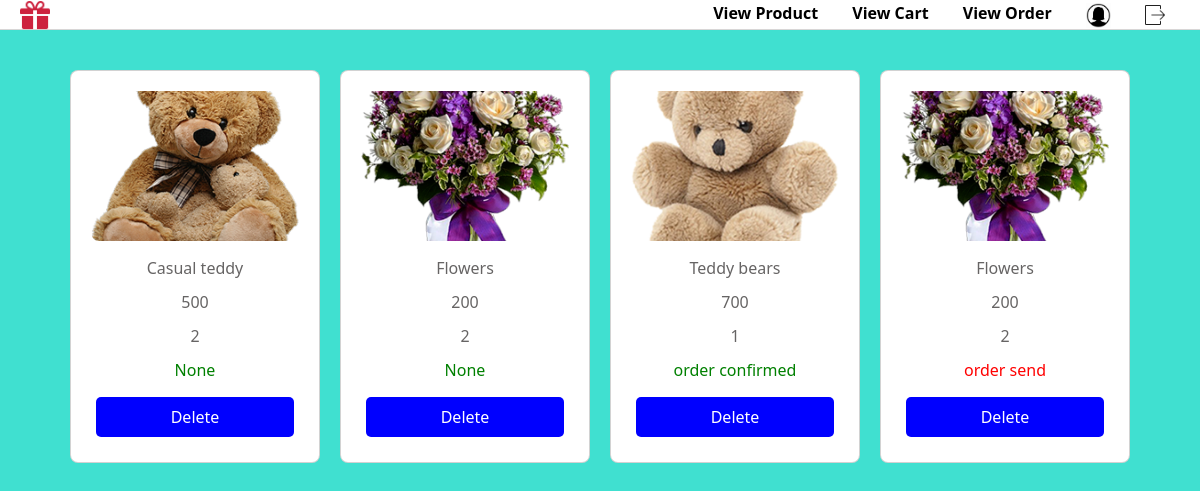
Before: /vieworder (signed in) with the older database file.
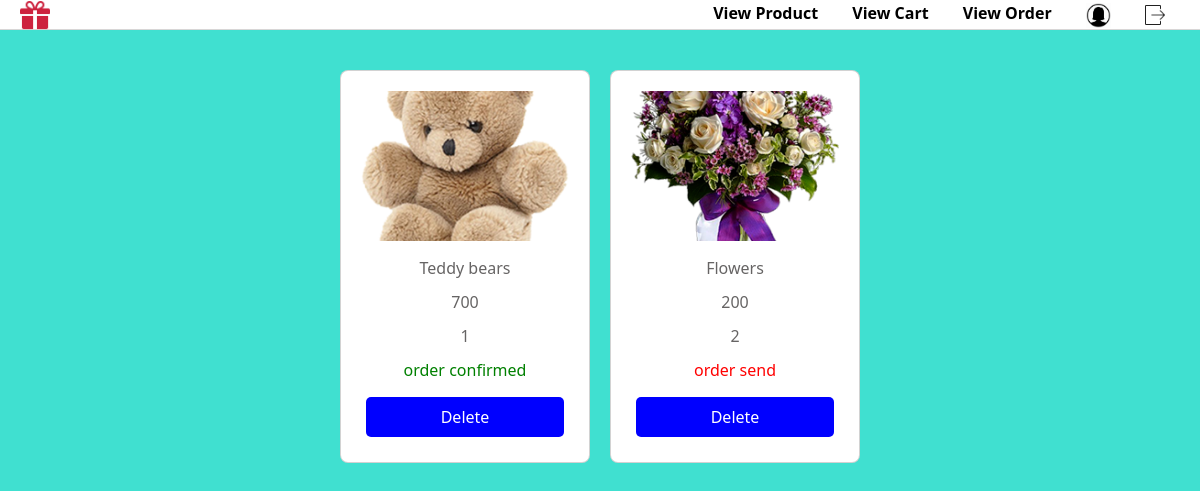
After: the same page with the newer database file.
### app/models.py (models this page shows)
class Order(models.Model):
    user_id=models.ForeignKey(User,on_delete=models.CASCADE)
    cart_id=models.ForeignKey(Cart,on_delete=models.CASCADE)
    payment=models.IntegerField()
    paymentmethod=models.CharField(max_length=100)
    status=models.CharField(null=True,blank=True,max_length=100)

class Cart(models.Model):
    product_id=models.ForeignKey(Product,on_delete=models.CASCADE)
    user_id=models.ForeignKey(User,on_delete=models.CASCADE)
    quantity=models.IntegerField(default=1,null=True,blank=True)

class Product(models.Model):
    product_id=models.ForeignKey(Company,on_delete=models.CASCADE)
    name=models.CharField(max_length=100)
    image=models.FileField(upload_to='media')
    description=models.CharField(max_length=100)
    price=models.IntegerField()
    catogory=models.CharField(null=True,blank=True,max_length=100)

### app/views.py (the view)
# urls.py: path('vieworder',views.vieworder,name='vieworder'),
def vieworder(request):
    user = User.objects.get(user_id=request.user.id)
    orders = Order.objects.filter(user_id=user)
    return render(request, 'userorder.html', {'orders': orders})

### templates/userorder.html (shortened to what this page needs)
{% extends 'userproductview.html' %}
{% block content %}
</head>
<body>
    <div class="container">
        {% for i in orders %}
        <div class="card">
            <img src="{{ i.cart_id.product_id.image.url  }}" alt="{{ i.name }}">
            <p>{{ i.cart_id.product_id.name  }}</p>
            <p>{{i.cart_id.product_id.price}}</p>
            <p>{{i.cart_id.quantity}}</p>
            {% if i.status == 'order send' %}
            <p style="color: red;">{{i.status}}</p>
            {% else %}
            <p style="color: green;">{{i.status}}</p>
            {% endif %}
           <a href="{% url 'deleteorder' id=i.id %}">Delete</a>
        </div>
        {% endfor %}
    </div>
{% endblock %}

### templates/userproductview.html (shortened to what this page needs)
<!DOCTYPE html>
{% load static %}
<html lang="en">
<head>
    <link href="https://cdn.jsdelivr.net/npm/bootstrap@5.3.3/dist/css/bootstrap.min.css" rel="stylesheet">
</head>
<body>
    <div class="nav-container">
        <a href="{% url 'profileview' %}">
            <img src="{% static 'images/favicon.png' %}" alt="Profile" class="profile-pic">
        </a>
        <nav>
            <a href="{% url 'userviewproduct' %}">View Product</a>
            <a href="{% url 'viewcart' %}" class="view-cart">View Cart</a>
            <a href="{% url 'vieworder' %}">View Order</a>
            <a href="{% url 'profileview' %}">
                <img src="{% static 'img/profileview.jpg' %}" alt="Profile" height="25px" width="25px">
            </a>
            <a href="{% url 'logout' %}">
                <img src="{% static 'img/logout.png' %}" alt="Logout" height="20px" width="20px">
            </a>
        </nav>
    </div>
    {% block content %}{% endblock %}
</body>
</html>

### templates/userproductview.html (style rules this page uses)
body { padding: 0; margin: 0; }
.nav-container { width: 100%; height: 30px; display: flex; align-items: center; justify-content: space-between; background-color: white; border-bottom: 1px solid rgb(216, 214, 214); padding: 0 20px; }
.nav-container nav a { color: black; margin: 0 15px; text-decoration: none; font-weight: bold; }
.profile-pic { width: 30px; height: 30px; margin-right: 15px; }
.container { display: flex; flex-wrap: wrap; justify-content: center; gap: 20px; margin: 20px auto; }
.card { position: relative; border-radius: 10px; width: 250px; padding: 20px; text-align: center; overflow: hidden; }
.card img { width: 100%; height: 150px; object-fit: cover; border-radius: 8px; margin-bottom: 15px; }

### templates/userorder.html (style rules this page uses)
* { margin: 0; padding: 0; box-sizing: border-box; }
body { background-color: turquoise; display: flex; justify-content: center; align-items: center; flex-direction: column; }
.container { display: flex; flex-wrap: wrap; justify-content: center; gap: 20px; padding: 20px; max-width: 1200px; }
.card { background-color: white; border-radius: 8px; max-width: 250px; width: 100%; padding: 20px; text-align: center; }
.card img { max-width: 100%; height: 150px; object-fit: cover; border-radius: 8px; margin-bottom: 15px; }
.card p { color: rgb(102, 100, 100); margin-bottom: 10px; }
.card a { text-decoration: none; color: white; background-color: blue; padding: 8px 16px; border-radius: 5px; margin: 5px; display: inline-block; }

Changed rows visible on the page:
removed Order: cart_id.product_id.image (picture), cart_id.product_id.name "Casual teddy", cart_id.product_id.price "500", cart_id.quantity "2", status "None"
removed Order: cart_id.product_id.image (picture), cart_id.product_id.name "Flowers", cart_id.product_id.price "200", cart_id.quantity "2", status "None"
